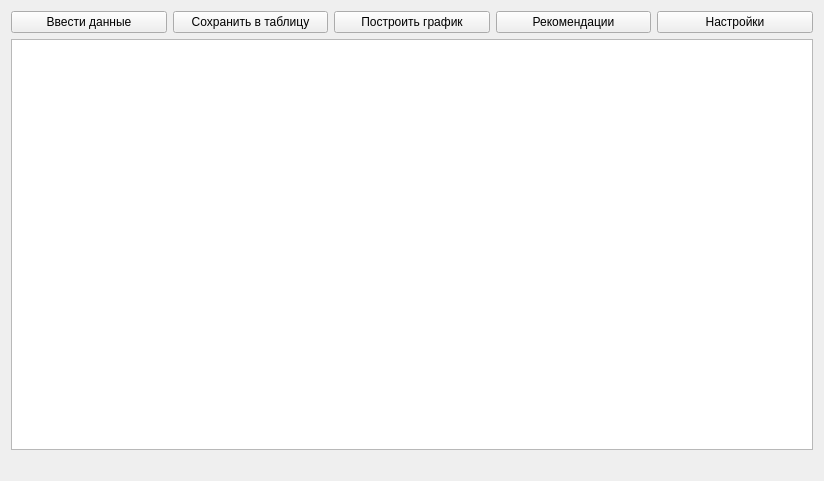
<?xml version="1.0" encoding="UTF-8"?>
<ui version="4.0">
 <class>Form</class>
 <widget class="QWidget" name="Form">
  <property name="geometry">
   <rect>
    <x>0</x>
    <y>0</y>
    <width>824</width>
    <height>481</height>
   </rect>
  </property>
  <property name="windowTitle">
   <string>Счетчик КБЖИУ</string>
  </property>
  <layout class="QVBoxLayout" name="verticalLayout_4">
   <item>
    <layout class="QHBoxLayout" name="horizontalLayout_3">
     <item>
      <widget class="QPushButton" name="btn_enter_data">
       <property name="text">
        <string>Ввести данные</string>
       </property>
      </widget>
     </item>
     <item>
      <widget class="QPushButton" name="btn_save_xls">
       <property name="text">
        <string>Сохранить в таблицу</string>
       </property>
      </widget>
     </item>
     <item>
      <widget class="QPushButton" name="btn_graphic">
       <property name="text">
        <string>Построить график</string>
       </property>
      </widget>
     </item>
     <item>
      <widget class="QPushButton" name="btn_rec">
       <property name="text">
        <string>Рекомендации</string>
       </property>
      </widget>
     </item>
     <item>
      <widget class="QPushButton" name="btn_settings">
       <property name="text">
        <string>Настройки</string>
       </property>
      </widget>
     </item>
    </layout>
   </item>
   <item>
    <layout class="QVBoxLayout" name="verticalLayout_3">
     <item>
      <widget class="QTableWidget" name="table"/>
     </item>
     <item>
      <widget class="QLabel" name="log_zone">
       <property name="text">
        <string/>
       </property>
      </widget>
     </item>
    </layout>
   </item>
  </layout>
 </widget>
 <resources/>
 <connections/>
</ui>
